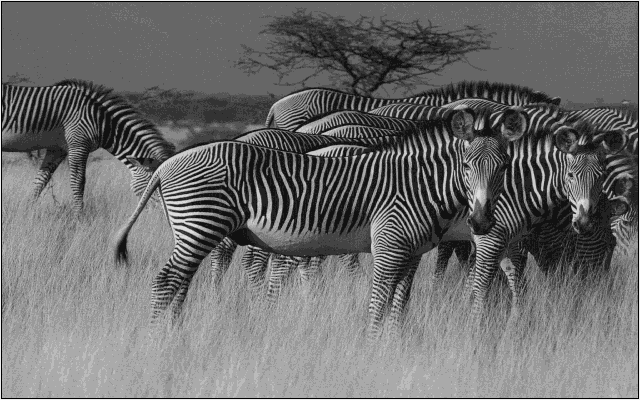
#> input picture bin/zebra_1.tif, 640 x 400 px, found by its file name
$ python Ex1.py   (older library calls are emulated)
#> lines starting #> are read from the running program, lines starting #| are printed output that depends on the picture; after the words box and inside, x2 and y2 are one past the last pixel; in counts of white or black regions, pixels touching at a corner belong together
import cv2 as cv
import sys
from matplotlib import pyplot as plt
import math
import numpy as np
from skimage.feature import local_binary_pattern, graycomatrix, graycoprops
from skimage.filters.rank import entropy as sk_entropy
from skimage.morphology import disk
from scipy.stats import entropy as scipy_entropy

def quantize_grayscale(window, levels=32):
    window = window.astype(np.uint8)
    if levels <= 1:
        return np.zeros_like(window, dtype=np.uint8)
    q = (window.astype(np.uint16) * levels) // 256
    q[q == levels] = levels - 1
    return q.astype(np.uint8)

def compute_glcm(window, levels=32, dx=1, dy=0):
    window_q = quantize_grayscale(window, levels=levels)

    glcm = np.zeros((levels, levels), dtype=np.float64)
    height, width = window_q.shape

    # support dx, dy >= 0 only
    max_row = height - max(0, dy)
    max_col = width - max(0, dx)

    for y in range(max_row):
        for x in range(max_col):
            i = int(window_q[y, x])
            j = int(window_q[y + dy, x + dx])
            glcm[i, j] += 1

    return glcm

def normalize_glcm(glcm):
    total = np.sum(glcm)
    if total == 0:
        return glcm
    return glcm / total

def compute_texture_features(p):
    levels = p.shape[0]
    i, j = np.indices((levels, levels))

    # scale indices back to 0..255 range so thresholds remain meaningful
    scale = 256.0 / levels
    I = i * scale
    J = j * scale

    mu = np.sum(I * p)
    variance = np.sum((I - mu) ** 2 * p)
    contrast = np.sum((I - J) ** 2 * p)

    p_nonzero = p[p > 0]
    entropy = -np.sum(p_nonzero * np.log(p_nonzero))

    return {
        'variance': variance,
        'contrast': contrast,
        'entropy': entropy
    }

def compute_sliding_window_features(image, window_size=32, step=16, levels=32, dx=1, dy=0):
    height, width = image.shape
    num_rows = (height - window_size) // step + 1
    num_cols = (width - window_size) // step + 1

    variance_map = np.zeros((num_rows, num_cols), dtype=np.float64)
    contrast_map = np.zeros((num_rows, num_cols), dtype=np.float64)
    entropy_map = np.zeros((num_rows, num_cols), dtype=np.float64)

    for iy, y in enumerate(range(0, height - window_size + 1, step)):
        for ix, x in enumerate(range(0, width - window_size + 1, step)):
            window = image[y:y + window_size, x:x + window_size]
            glcm = compute_glcm(window, levels=levels, dx=dx, dy=dy)
            p = normalize_glcm(glcm)
            feats = compute_texture_features(p)
            variance_map[iy, ix] = feats['variance']
            contrast_map[iy, ix] = feats['contrast']
            entropy_map[iy, ix] = feats['entropy']

    return variance_map, contrast_map, entropy_map

def threshold_features(variance_map, contrast_map, entropy_map, var_thresh=50, cont_thresh=100, ent_thresh=4):
    mask = (contrast_map > cont_thresh) & (entropy_map > ent_thresh) & (variance_map > var_thresh)
    return mask.astype(np.uint8) * 255

def upscale_feature_map(feature_map, original_shape, window_size, step):
    height, width = original_shape
    out = np.zeros((height, width), dtype=feature_map.dtype)
    num_rows, num_cols = feature_map.shape

    for iy in range(num_rows):
        for ix in range(num_cols):
            y = iy * step
            x = ix * step
            out[y:y + window_size, x:x + window_size] = feature_map[iy, ix]

    return out

def first_order_texture(image, window_size=32, step=16):
    height, width = image.shape
    num_rows = (height - window_size) // step + 1
    num_cols = (width - window_size) // step + 1

    variance_map = np.zeros((num_rows, num_cols), dtype=np.float64)
    entropy_map = np.zeros((num_rows, num_cols), dtype=np.float64)

    for iy, y in enumerate(range(0, height - window_size + 1, step)):
        for ix, x in enumerate(range(0, width - window_size + 1, step)):
            window = image[y:y + window_size, x:x + window_size]
            variance_map[iy, ix] = np.var(window)
            hist, _ = np.histogram(window.flatten(), bins=256, range=(0, 256), density=True)
            entropy_map[iy, ix] = scipy_entropy(hist + 1e-10)

    return variance_map, entropy_map

def first_order_texture_builtin(image, radius=8):
    ent = sk_entropy(image, disk(radius)).astype(np.float64)
    var = cv.blur((image.astype(np.float64) ** 2), (2 * radius + 1, 2 * radius + 1)) - \
          (cv.blur(image.astype(np.float64), (2 * radius + 1, 2 * radius + 1)) ** 2)
    return var, ent

def lbp_texture(image, radius=3, n_points=24):
    lbp = local_binary_pattern(image, n_points, radius, method='uniform')
    return lbp

def existing_glcm_implementation(image, window_size=32, step=16, levels=32, dx=1, dy=0):
    height, width = image.shape
    num_rows = (height - window_size) // step + 1
    num_cols = (width - window_size) // step + 1

    variance_map = np.zeros((num_rows, num_cols), dtype=np.float64)
    contrast_map = np.zeros((num_rows, num_cols), dtype=np.float64)
    entropy_map = np.zeros((num_rows, num_cols), dtype=np.float64)

    for iy, y in enumerate(range(0, height - window_size + 1, step)):
        for ix, x in enumerate(range(0, width - window_size + 1, step)):
            window = image[y:y + window_size, x:x + window_size]
            window_q = quantize_grayscale(window, levels=levels)

            g = graycomatrix(
                window_q,
                distances=[int(max(1, math.hypot(dx, dy)))],
                angles=[math.atan2(dy, dx) if not (dx == 0 and dy == 0) else 0.0],
                levels=levels,
                symmetric=False,
                normed=True
            )

            # contrast from library
            contrast_map[iy, ix] = float(graycoprops(g, 'contrast')[0, 0]) * ((256.0 / levels) ** 2)

            # variance + entropy computed on scaled indices to match our custom features
            p = g[:, :, 0, 0]
            i, j = np.indices((levels, levels))

            scale = 256.0 / levels
            I = i * scale
            J = j * scale

            mu = np.sum(I * p)
            variance_map[iy, ix] = np.sum((I - mu) ** 2 * p)

            p_nonzero = p[p > 0]
            entropy_map[iy, ix] = -np.sum(p_nonzero * np.log(p_nonzero))

    return variance_map, contrast_map, entropy_map

def visualize_results(original, glcm_mask, first_order_mask, lbp):
    fig, axs = plt.subplots(2, 2, figsize=(12, 12))
    axs[0, 0].imshow(original, cmap='gray')
    axs[0, 0].set_title('Original Image')
    axs[0, 1].imshow(glcm_mask, cmap='gray')
    axs[0, 1].set_title('GLCM Threshold Mask')
    axs[1, 0].imshow(first_order_mask, cmap='gray')
    axs[1, 0].set_title('First-Order Threshold Mask')
    axs[1, 1].imshow(lbp, cmap='gray')
    axs[1, 1].set_title('LBP Image')
    plt.show()

if __name__ == "__main__":
    img = cv.imread(r".\bin\zebra_1.tif", cv.IMREAD_GRAYSCALE)
#> img is the input picture: shape (400, 640); min 0, max 238, mean 108.9

    window_size = 32
    step = 16
    dx, dy = 1, 0
    levels = 32

    var_map, cont_map, ent_map = compute_sliding_window_features(
        img, window_size=window_size, step=step, levels=levels, dx=dx, dy=dy
    )
#> after the loop in compute_sliding_window_features, `for iy, y in enumerate(range(0, height - window_size + 1, step)):`:
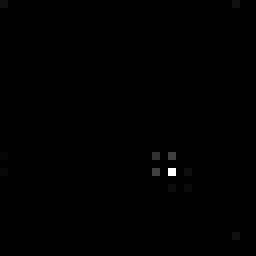
#> glcm: shape (32, 32) float64 (shown 8 times larger); min 0, max 469, mean 1; drawn with min black and max white
#> after the loop in compute_sliding_window_features, `for iy, y in enumerate(range(0, height - window_size + 1, step)):`:
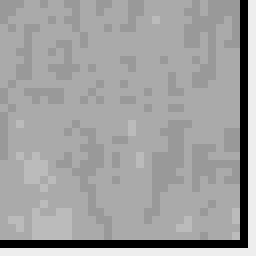
#> window: shape (32, 32) (shown 8 times larger); min 0, max 238, mean 161.1
    glcm_mask_small = threshold_features(var_map, cont_map, ent_map, var_thresh=50, cont_thresh=100, ent_thresh=4)
#> in threshold_features, `mask = (contrast_map > cont_thresh) & (entropy_map > ent_thresh) & (va..`: mask: shape (24, 39) bool; 11.9% white in thin lines or dots, all inside (x1, y1, x2, y2) = (0, 5, 39, 19)
    glcm_mask = upscale_feature_map(glcm_mask_small, img.shape, window_size, step).astype(np.uint8)
#> after the loop in upscale_feature_map, `for iy in range(num_rows):`:
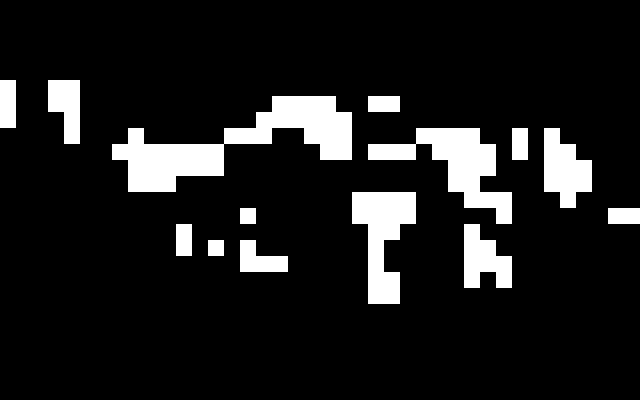
#> out: shape (400, 640); 11.2% white; 14 white regions, largest, box (x1, y1, x2, y2) and area: (112, 96, 352, 192) 8960, (368, 128, 512, 224) 5120, (352, 192, 416, 304) 4096

    fo_var_map, fo_ent_map = first_order_texture(img, window_size=window_size, step=step)
#> after the loop in first_order_texture, `for iy, y in enumerate(range(0, height - window_size + 1, step)):`:
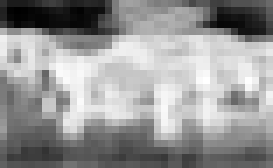
#> entropy_map: shape (24, 39) float64 (shown 7 times larger); min 0.02, max 2.51, mean 1.49; drawn with min black and max white
    first_order_mask_small = ((fo_var_map > 200) & (fo_ent_map > 4)).astype(np.uint8) * 255
#> first_order_mask_small: shape (24, 39); every value is 0
    first_order_mask = upscale_feature_map(first_order_mask_small, img.shape, window_size, step).astype(np.uint8)
#> after the loop in upscale_feature_map (call 2), `for iy in range(num_rows):`: out: shape (400, 640); every value is 0

    fo_var_builtin, fo_ent_builtin = first_order_texture_builtin(img, radius=8)
#> in first_order_texture_builtin, `ent = sk_entropy(image, disk(radius)).astype(np.float64)`:
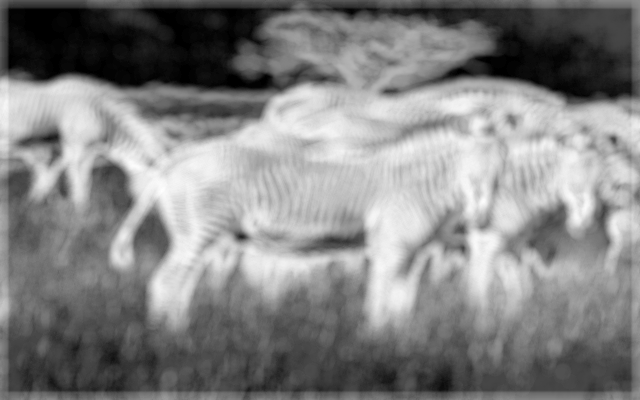
#> ent: shape (400, 640) float64; min 0, max 3.63, mean 1.87; drawn with min black and max white
#> in first_order_texture_builtin, `var = cv.blur((image.astype(np.float64) ** 2), (2 * radius + 1, 2 * ra..`:
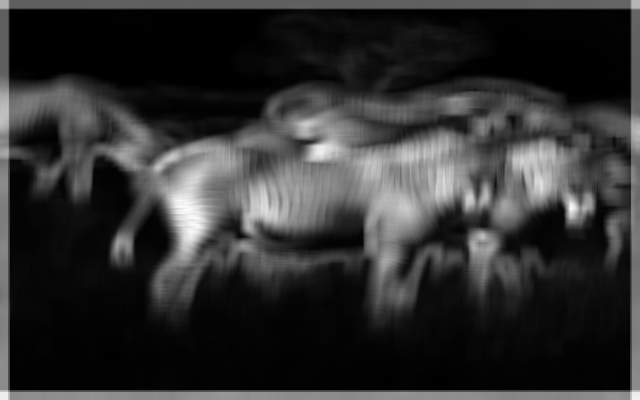
#> var: shape (400, 640) float64; min 0, max 6122.9, mean 1173.3; drawn with min black and max white

    var_map_ref, cont_map_ref, ent_map_ref = existing_glcm_implementation(
        img, window_size=window_size, step=step, levels=levels, dx=dx, dy=dy
    )

    # LBP (extra)
    lbp = lbp_texture(img)
#> in lbp_texture, `lbp = local_binary_pattern(image, n_points, radius, method='uniform')`:
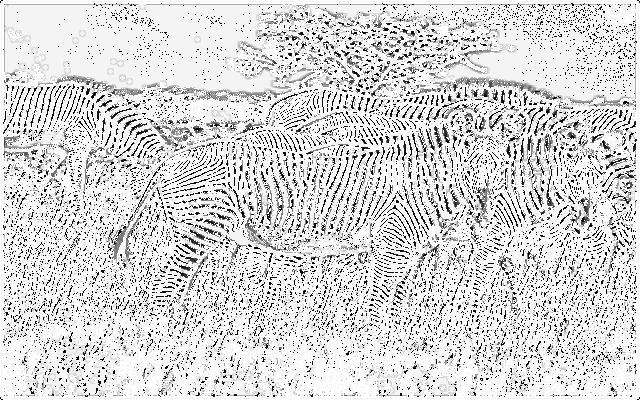
#> lbp: shape (400, 640) float64; min 0, max 25, mean 21.1; drawn with min black and max white

    visualize_results(img, glcm_mask, first_order_mask, lbp)
